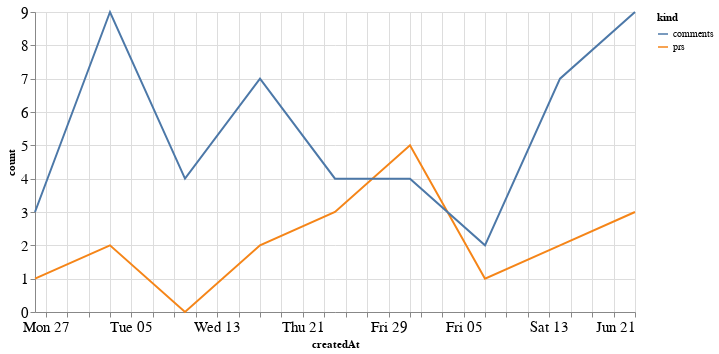

Notebook code for this chart:
### Code cell
alt.Chart(total_time, width=600).mark_line().encode(
    x='createdAt',
    y='count',
    color='kind'
)

### Figure 1 — Vega-Lite specification as saved in the notebook (floating-point values rounded to 4 significant figures)
{"config": {"axisLeft": {"labelFontSize": 15}, "axisBottom": {"labelFontSize": 15}}, "data": {"name": "data-54744b7ba28a7dec6289a07e1aa1e951"}, "mark": "line", "encoding": {"color": {"type": "nominal", "field": "kind"}, "x": {"type": "temporal", "field": "createdAt"}, "y": {"type": "quantitative", "field": "count"}}, "width": 600, "$schema": "https://vega.github.io/schema/vega-lite/v4.8.1.json", "datasets": {"data-54744b7ba28a7dec6289a07e1aa1e951": [{"createdAt": "2020-04-26T00:00:00", "kind": "prs", "count": 1}, {"createdAt": "2020-05-03T00:00:00", "kind": "prs", "count": 2}, {"createdAt": "2020-05-10T00:00:00", "kind": "prs", "count": 0}, {"createdAt": "2020-05-17T00:00:00", "kind": "prs", "count": 2}, {"createdAt": "2020-05-24T00:00:00", "kind": "prs", "count": 3}, {"createdAt": "2020-05-31T00:00:00", "kind": "prs", "count": 5}, {"createdAt": "2020-06-07T00:00:00", "kind": "prs", "count": 1}, {"createdAt": "2020-06-14T00:00:00", "kind": "prs", "count": 2}, {"createdAt": "2020-06-21T00:00:00", "kind": "prs", "count": 3}, {"createdAt": "2020-04-26T00:00:00", "kind": "comments", "count": 3}, {"createdAt": "2020-05-03T00:00:00", "kind": "comments", "count": 9}, {"createdAt": "2020-05-10T00:00:00", "kind": "comments", "count": 4}, {"createdAt": "2020-05-17T00:00:00", "kind": "comments", "count": 7}, {"createdAt": "2020-05-24T00:00:00", "kind": "comments", "count": 4}, {"createdAt": "2020-05-31T00:00:00", "kind": "comments", "count": 4}, {"createdAt": "2020-06-07T00:00:00", "kind": "comments", "count": 2}, {"createdAt": "2020-06-14T00:00:00", "kind": "comments", "count": 7}, {"createdAt": "2020-06-21T00:00:00", "kind": "comments", "count": 9}]}}
